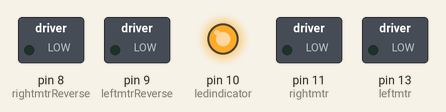
A sketch run on a simulated Arduino Uno, built with avr-gcc and run on an emulated ATmega328P. On the bench: switched loads named in the sketch (green lamp = pin HIGH), output pins drawn as LEDs (lit = HIGH). What the sketch prints to the serial monitor is not drawn.

Above: at 0.1 s.
At 2.1 s:
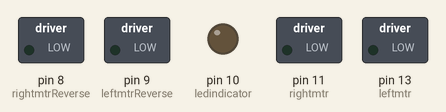
Timing chart, 0 to 22.2 s (numbered marks = the images above):
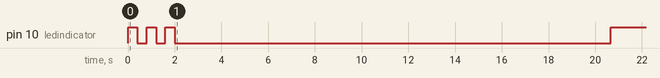

The sketch:

LATEST_SOFTWARE.ino
```cpp
// SOFTWARE FOR A robot DEVELOPED BY YAROMYR
//             2021-2024

// IF USED, PLEASE LEAVE CREDIT IN THE CODE.

#include <Servo.h>
char t;
int state = 0;
int flag = 0;

#define leftmtr 13          // left motor
#define rightmtr 11        // right motor
#define leftmtrReverse 9  // left motor back
#define rightmtrReverse 8 // right motor back
#define ledindicator 10    // led

void setup() {
  // Bluetooth modual connects to RX and TX pins
  pinMode(10, OUTPUT);  // led
  pinMode(13, OUTPUT);   // left motor
  pinMode(11, OUTPUT);   // right motor
  pinMode(9, OUTPUT);  // left motor back
  pinMode(8, OUTPUT);   // right motor back
  Serial.begin(9600);   // Default connection rate for my BT module

  digitalWrite(ledindicator, HIGH);  // blink 1
  delay(400);
  digitalWrite(ledindicator, LOW);
  delay(400);
  digitalWrite(ledindicator, HIGH);  // blink 2
  delay(400);
  digitalWrite(ledindicator, LOW);
  delay(400);
  digitalWrite(ledindicator, HIGH);  // blink 3
  delay(400);
  digitalWrite(ledindicator, LOW);
  delay(5000);         // STARTUP TIME
  Serial.println(" ");  // space
  Serial.println("SYSTEM (ON)");
  delay(500);
  Serial.println("DEVICE CONNECTED");
  delay(1050);
  Serial.print("LOADING");
  delay(1105);
  Serial.print(".");
  delay(1105);
  Serial.print(".");
  delay(1105);
  Serial.print(".");
  delay(1105);
  Serial.println("READY");
  delay(1000);
  Serial.println(" ");
  Serial.println("DIAGNOSTICS COMPLETE");  // time to connect to robot (21.6 seconds boot time)
  Serial.println(" ");
  delay(500);
  Serial.print("Motors STATUS:");
  delay(1200);
  Serial.println(" READY");
  delay(1000);
  Serial.print("Sensor STATUS:");
  delay(1000);
  Serial.println(" READY");
  delay(1000);
  Serial.print("Controls STATUS:");
  delay(1000);
  Serial.println(" READY");
  delay(1000);
  Serial.println(" ");
  Serial.println(" ");
  Serial.println(" ");
  Serial.println("READY TO RECIEVE INPUTS");
  Serial.println(" ");
  digitalWrite(ledindicator, HIGH);
  delay(500);
}
void loop() {

  if (Serial.available()) {
    t = Serial.read();  // Bluetooth setup code
    Serial.println(t);
  }

  else if (t == 'F') {                //forward (motors rotate in the forward direction)
    digitalWrite(ledindicator, LOW);  // blink
    Serial.println("_MOTORS ENGAGED moving forward_");
    digitalWrite(leftmtrReverse, LOW);
    digitalWrite(rightmtrReverse, LOW);
    // SAFEGUARDS end here
    digitalWrite(leftmtr, HIGH);
    digitalWrite(rightmtr, HIGH);
    delay(10);
    digitalWrite(ledindicator, HIGH);
  }

  else if (t == 'B') {              //reverse (motors rotate in the reverse direction)
    digitalWrite(ledindicator, LOW);  // blink
    Serial.println("_MOTORS ENGAGED moving in reverse_");
    digitalWrite(leftmtr, LOW);
    digitalWrite(rightmtr, LOW);
    // SAFEGUARDS end here
    digitalWrite(leftmtrReverse, HIGH);
    digitalWrite(rightmtrReverse, HIGH);
    delay(10);
    digitalWrite(ledindicator, HIGH);
  }

  else if (t == 'L') {                //turn right (right side motor rotates in the forward direction,  left side motor rotates in reverse)
    digitalWrite(ledindicator, LOW);  // blink
    Serial.println("_TURNING LEFT_");
    digitalWrite(rightmtrReverse, LOW);
    digitalWrite(leftmtr, LOW);
    // SAFEGUARDS end here
    digitalWrite(leftmtrReverse, HIGH);
    digitalWrite(rightmtr, HIGH);
    delay(10);
    digitalWrite(ledindicator, HIGH);
  }

  else if (t == 'R') {                //turn left (left side motor rotates in the forward direction, right side motor rotates in reverse)
    digitalWrite(ledindicator, LOW);  // blink
    Serial.println("_TURNING RIGHT_");
    digitalWrite(leftmtrReverse, LOW);
    digitalWrite(rightmtr, LOW);
    // SAFEGUARDS end here
    digitalWrite(leftmtr, HIGH);
    digitalWrite(rightmtrReverse, HIGH);
    delay(10);
    digitalWrite(ledindicator, HIGH);
  }

  else if (t == 'S') {                //STOP (all motors stop)
    digitalWrite(ledindicator, LOW);  // blink
    Serial.println("_MOTORS DISENGAGED_");
    digitalWrite(leftmtr, LOW);
    digitalWrite(rightmtr, LOW);
    digitalWrite(leftmtrReverse, LOW);
    digitalWrite(rightmtrReverse, LOW);
    delay(10);
    digitalWrite(ledindicator, HIGH);
  }
}

// Heating up the motors improves their efficiency. Also any issues with the gears can be fixed with motor heating.
```
